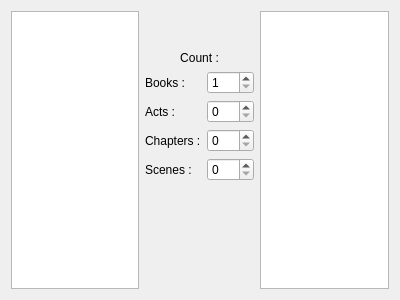
<?xml version="1.0" encoding="UTF-8"?>
<ui version="4.0">
 <class>StructurePage</class>
 <widget class="QWizardPage" name="StructurePage">
  <property name="geometry">
   <rect>
    <x>0</x>
    <y>0</y>
    <width>400</width>
    <height>300</height>
   </rect>
  </property>
  <property name="windowTitle">
   <string>WizardPage</string>
  </property>
  <property name="title">
   <string>New Project</string>
  </property>
  <property name="subTitle">
   <string>Choose your story structure. You will be able modify it at your leisure afterward.</string>
  </property>
  <attribute name="pageId">
   <string notr="true">3</string>
  </attribute>
  <layout class="QHBoxLayout" name="horizontalLayout">
   <item>
    <widget class="QListWidget" name="bookTemplatesListWidget"/>
   </item>
   <item>
    <layout class="QGridLayout" name="gridLayout">
     <item row="2" column="1">
      <widget class="QSpinBox" name="bookCountSpinBox">
       <property name="accelerated">
        <bool>true</bool>
       </property>
       <property name="minimum">
        <number>1</number>
       </property>
       <property name="maximum">
        <number>999</number>
       </property>
      </widget>
     </item>
     <item row="2" column="0">
      <widget class="QLabel" name="label_2">
       <property name="text">
        <string>Books :</string>
       </property>
      </widget>
     </item>
     <item row="4" column="0">
      <widget class="QLabel" name="label_4">
       <property name="text">
        <string>Chapters :</string>
       </property>
      </widget>
     </item>
     <item row="3" column="0">
      <widget class="QLabel" name="label_3">
       <property name="text">
        <string>Acts :</string>
       </property>
      </widget>
     </item>
     <item row="5" column="0">
      <widget class="QLabel" name="label_5">
       <property name="text">
        <string>Scenes :</string>
       </property>
      </widget>
     </item>
     <item row="0" column="1">
      <spacer name="verticalSpacer">
       <property name="orientation">
        <enum>Qt::Vertical</enum>
       </property>
       <property name="sizeType">
        <enum>QSizePolicy::Fixed</enum>
       </property>
       <property name="sizeHint" stdset="0">
        <size>
         <width>20</width>
         <height>40</height>
        </size>
       </property>
      </spacer>
     </item>
     <item row="3" column="1">
      <widget class="QSpinBox" name="actCountSpinBox"/>
     </item>
     <item row="4" column="1">
      <widget class="QSpinBox" name="chapterCountSpinBox"/>
     </item>
     <item row="5" column="1">
      <widget class="QSpinBox" name="sceneCountSpinBox"/>
     </item>
     <item row="6" column="1">
      <spacer name="verticalSpacer_2">
       <property name="orientation">
        <enum>Qt::Vertical</enum>
       </property>
       <property name="sizeHint" stdset="0">
        <size>
         <width>20</width>
         <height>40</height>
        </size>
       </property>
      </spacer>
     </item>
     <item row="1" column="0" colspan="2">
      <widget class="QLabel" name="label">
       <property name="text">
        <string>Count :</string>
       </property>
       <property name="alignment">
        <set>Qt::AlignCenter</set>
       </property>
      </widget>
     </item>
    </layout>
   </item>
   <item>
    <widget class="QTreeWidget" name="bookPreviewTreeWidget">
     <property name="verticalScrollMode">
      <enum>QAbstractItemView::ScrollPerPixel</enum>
     </property>
     <property name="animated">
      <bool>true</bool>
     </property>
     <property name="headerHidden">
      <bool>true</bool>
     </property>
     <column>
      <property name="text">
       <string notr="true">1</string>
      </property>
     </column>
    </widget>
   </item>
  </layout>
 </widget>
 <tabstops>
  <tabstop>bookTemplatesListWidget</tabstop>
  <tabstop>bookCountSpinBox</tabstop>
  <tabstop>actCountSpinBox</tabstop>
  <tabstop>chapterCountSpinBox</tabstop>
  <tabstop>sceneCountSpinBox</tabstop>
  <tabstop>bookPreviewTreeWidget</tabstop>
 </tabstops>
 <resources/>
 <connections/>
</ui>
